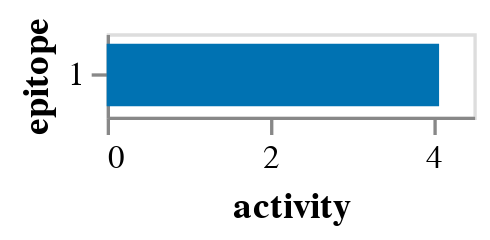

The cell this chart's notebook holds for it:
### Markdown cell above
Epitope activities:

### Code cell
model.activity_wt_barplot()

### Figure 1 — Vega-Lite specification as saved in the notebook (floating-point values rounded to 4 significant figures)
{"config": {"view": {"continuousWidth": 400, "continuousHeight": 300}, "axis": {"grid": false}}, "data": {"name": "data-abe46be3e17c4a113c76f712b171006d"}, "mark": {"type": "bar", "size": 18.75}, "encoding": {"color": {"field": "epitope", "legend": null, "scale": {"domain": ["1"], "range": ["#0072B2"]}, "type": "nominal"}, "tooltip": [{"field": "epitope", "type": "nominal"}, {"field": "activity", "format": ".2f", "type": "quantitative"}], "x": {"field": "activity", "title": "activity", "type": "quantitative"}, "y": {"field": "epitope", "sort": ["1"], "type": "nominal"}}, "height": {"step": 25}, "width": 110, "$schema": "https://vega.github.io/schema/vega-lite/v5.2.0.json", "datasets": {"data-abe46be3e17c4a113c76f712b171006d": [{"epitope": "1", "activity": 4.079}]}}
